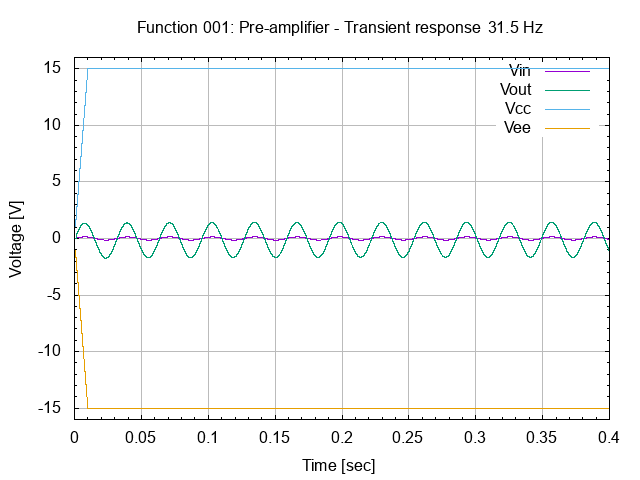

Write the gnuplot code that produced this figure.
# setup terminal
set term png

# setup graph
set output "26.001.00.01.01.01.png"
set title "Function 001: Pre-amplifier - Transient response @ 31.5 Hz"

# setup Y-axis
set yrange [-16:16]
set grid ytics lt 1 lw 1 lc rgb "#bbbbbb"
set mytics
set ylabel "Voltage [V]"

# setup X-axis
set grid xtics lt 1 lw 1 lc rgb "#bbbbbb"
set mxtics
set xlabel "Time [sec]"

# setup plot style
set style data lines
plot '26.001.00.01.01.dat' using 1:2 title "Vin", \
     '26.001.00.01.01.dat' using 1:3 title "Vout", \
     '26.001.00.01.01.dat' using 1:4 title "Vcc", \
     '26.001.00.01.01.dat' using 1:5 title "Vee"

# set output back to default
set output

# reset terminal type
set terminal pop
